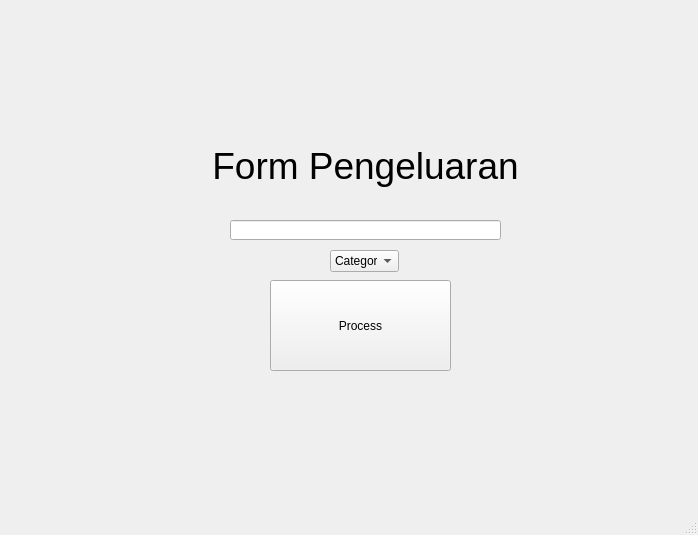
<?xml version="1.0" encoding="UTF-8"?>
<ui version="4.0">
 <class>MainWindow</class>
 <widget class="QMainWindow" name="MainWindow">
  <property name="geometry">
   <rect>
    <x>0</x>
    <y>0</y>
    <width>698</width>
    <height>535</height>
   </rect>
  </property>
  <property name="windowTitle">
   <string>MainWindow</string>
  </property>
  <widget class="QWidget" name="centralwidget">
   <widget class="QLabel" name="label">
    <property name="geometry">
     <rect>
      <x>200</x>
      <y>140</y>
      <width>331</width>
      <height>51</height>
     </rect>
    </property>
    <property name="font">
     <font>
      <pointsize>28</pointsize>
     </font>
    </property>
    <property name="text">
     <string>Form Pengeluaran</string>
    </property>
    <property name="alignment">
     <set>Qt::AlignCenter</set>
    </property>
   </widget>
   <widget class="QPushButton" name="btnProcess">
    <property name="geometry">
     <rect>
      <x>270</x>
      <y>280</y>
      <width>181</width>
      <height>91</height>
     </rect>
    </property>
    <property name="text">
     <string>Process</string>
    </property>
   </widget>
   <widget class="QLineEdit" name="txtPengeluaran">
    <property name="geometry">
     <rect>
      <x>230</x>
      <y>220</y>
      <width>271</width>
      <height>20</height>
     </rect>
    </property>
   </widget>
   <widget class="QComboBox" name="comboBox">
    <property name="geometry">
     <rect>
      <x>330</x>
      <y>250</y>
      <width>69</width>
      <height>22</height>
     </rect>
    </property>
    <item>
     <property name="text">
      <string>Category</string>
     </property>
    </item>
    <item>
     <property name="text">
      <string>Makan</string>
     </property>
    </item>
    <item>
     <property name="text">
      <string>Transportasi</string>
     </property>
    </item>
    <item>
     <property name="text">
      <string>Belanja</string>
     </property>
    </item>
    <item>
     <property name="text">
      <string>Fun</string>
     </property>
    </item>
    <item>
     <property name="text">
      <string/>
     </property>
    </item>
   </widget>
  </widget>
  <widget class="QStatusBar" name="statusbar"/>
 </widget>
 <resources/>
 <connections/>
</ui>
